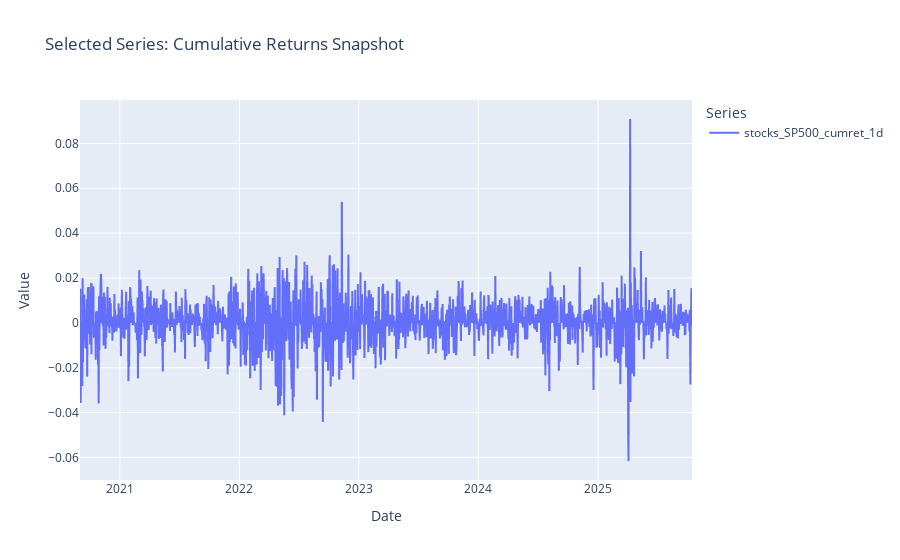

Notebook code for this chart:
### Code cell
# Multi-series line chart for selected assets
line_df = aligned_sample.reset_index().rename(columns={"index": "date"})
fig = px.line(
    line_df,
    x="date",
    y=selected_series,
    title="Selected Series: Cumulative Returns Snapshot",
)
fig.update_layout(legend_title="Series", xaxis_title="Date", yaxis_title="Value")
fig.show()

# Save the plot
fig.write_html(FINAL_RESULTS_DIR / "plots" / "cumulative_returns_snapshot.html")
try:
    fig.write_image(FINAL_RESULTS_DIR / "plots" / "cumulative_returns_snapshot.png", width=1400, height=700)
    print(f"✓ Saved: Cumulative Returns Snapshot (PNG)")
except Exception as e:
    print(f"Note: Could not save PNG (install kaleido if needed): {e}")
print(f"✓ Saved: Cumulative Returns Snapshot (HTML)")

### Figure 1 — Plotly figure (JSON) as saved in the notebook; plotly's stock layout.template omitted (floating-point values rounded to 4 significant figures; data arrays with more than 128 entries replaced by an {"elided": "..."} marker saying what was removed)
{"data": [{"hovertemplate": "variable=stocks_SP500_cumret_1d<br>date=%{x}<br>value=%{y}<extra></extra>", "legendgroup": "stocks_SP500_cumret_1d", "line": {"color": "#636efa", "dash": "solid"}, "marker": {"symbol": "circle"}, "mode": "lines", "name": "stocks_SP500_cumret_1d", "showlegend": true, "type": "scattergl", "x": {"elided": "1871 str values"}, "xaxis": "x", "y": {"elided": "1871 float values"}, "yaxis": "y"}], "layout": {"legend": {"title": {"text": "Series"}, "tracegroupgap": 0}, "title": {"text": "Selected Series: Cumulative Returns Snapshot"}, "xaxis": {"anchor": "y", "domain": [0, 1], "title": {"text": "Date"}}, "yaxis": {"anchor": "x", "domain": [0, 1], "title": {"text": "Value"}}}}
